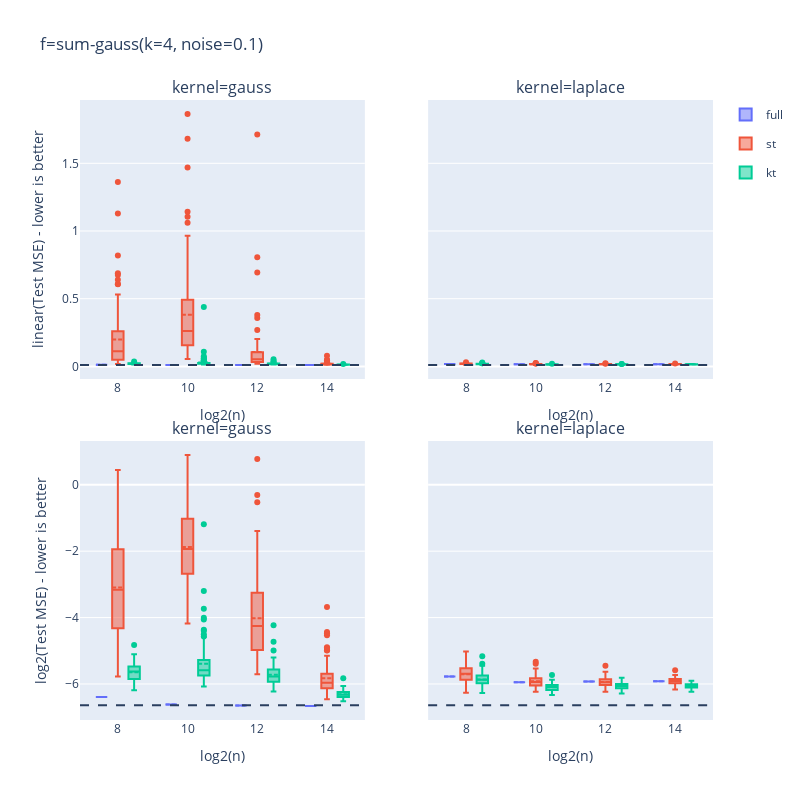

The code cell stored with this chart in its notebook:
### Code cell
fig.update_layout(
    # legend=dict(traceorder="normal", borderwidth=1),
    width=800,
    height=800,
    showlegend=True,
    title=f'f={f_name}(k={k}, noise={noise})',
)
